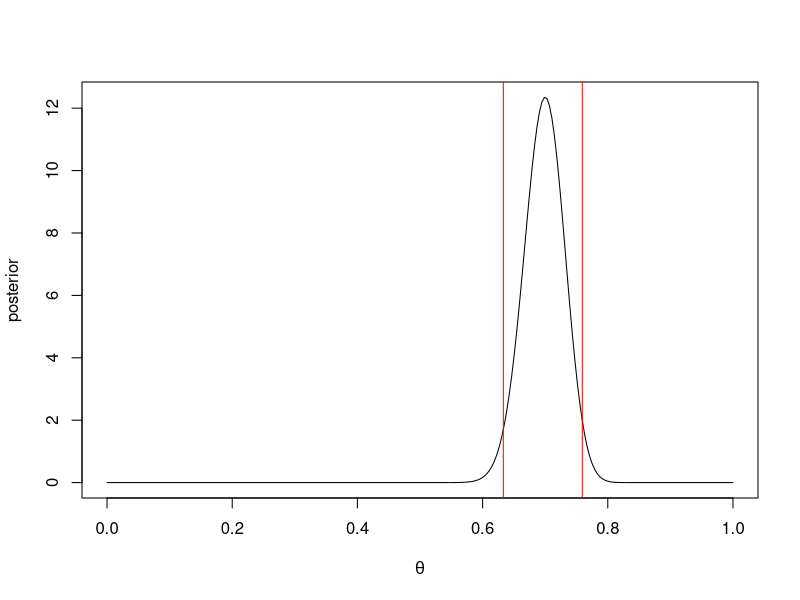

Here is the R script that generated this plot:
############################################################################
### Credible Interval for Student Happiness about social life########

theta <- seq(from=0,to=1,length=250)
n=200   # sample size
ysu = 140 # number of successes
yfl = n - ysu



# Quantile Based Credible interval ( 95% C.I)
a= ysu +1
b= yfl +1

Bd = qbeta(c(0.025,0.975),a,b)
Bd
# Plot of Posterior vs theta ( include the Quantile based C.I)
plot(theta,dbeta(theta,ysu+1,yfl+1),type="l",ylab= "posterior",
     xlab=expression(theta))
abline(v=Bd, col ="Red")
